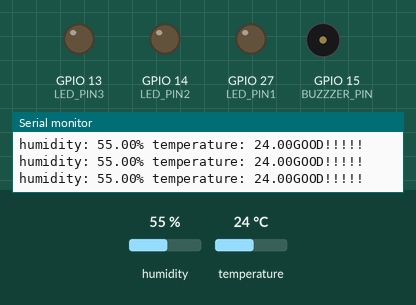
This sketch was run on a simulated ESP32. On the bench: output pins drawn as LEDs (lit = HIGH), buzzer (waves = sounding, pin HIGH), the last lines printed to the serial monitor. The test bench sets the inputs (shaded band); at power-on: temperature 24 °C, humidity 55 %.

Above: at 2.8 s.
2.9 s: temperature set to 27 °C
At 4.7 s:
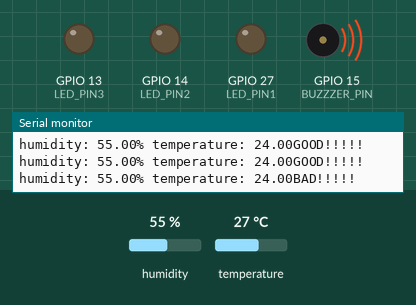
9.0 s: humidity set to 41 %
11.8 s: humidity set to 38 %
At 12.6 s:
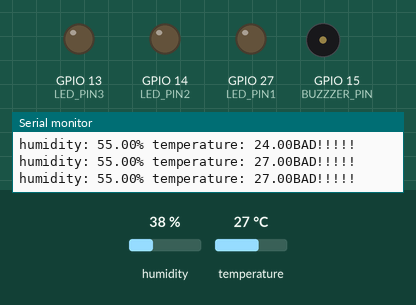
17.9 s: humidity set to 40 %
At 20.1 s:
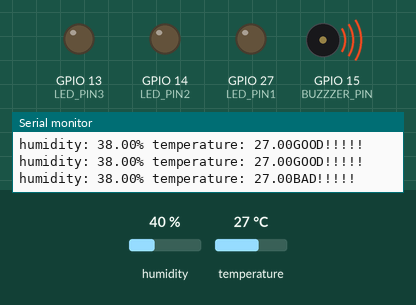
Timing chart, 0 to 24.9 s (numbered marks = the images above; inputs shaded):
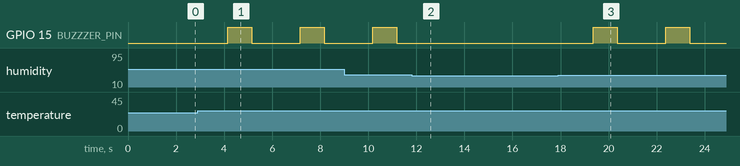

The sketch:

IOT_Project.ino
```cpp
#include <Adafruit_Sensor.h>
#include "DHT.h"
#define DHTPIN 25
#define GASPIN 12
#define DHTTYPE DHT11
#define LIGHT_SENSOR_PIN 26
#define LIGHT_THRESHOLD 2457
#define LED_PIN1 27
#define LED_PIN2 14
#define LED_PIN3 13
const int BUZZZER_PIN = 15;

DHT dht(DHTPIN, DHTTYPE);
void setup() {
  Serial.begin(9600);
  dht.begin();
  pinMode(LED_PIN1, OUTPUT);
  pinMode(LED_PIN2, OUTPUT);
  pinMode(LED_PIN3, OUTPUT);
  pinMode(BUZZZER_PIN, OUTPUT);

}

void loop() {
//   int analogValue = analogRead(LIGHT_SENSOR_PIN);
//   float gasread = analogRead(GASPIN);
//   Serial.println(gasread);
// if (analogValue < LIGHT_THRESHOLD) {
//   if(gasread < 400.00){
//     digitalWrite(LED_PIN1, LOW); // turn on LED
//     digitalWrite(LED_PIN2, LOW);
//     digitalWrite(LED_PIN3, HIGH);
//   }
//   else if(gasread >= 400 && gasread <= 1000){
//     digitalWrite(LED_PIN1, LOW); // turn on LED
//     digitalWrite(LED_PIN2, HIGH);
//     digitalWrite(LED_PIN3, LOW);
//   }
//   else if(gasread > 1000){
//     digitalWrite(LED_PIN1, HIGH); // turn on LED
//     digitalWrite(LED_PIN2, LOW);
//     digitalWrite(LED_PIN3, LOW);
//   }


//   }
// else {
//     digitalWrite(LED_PIN1, LOW); // turn on LED
//     digitalWrite(LED_PIN2, LOW);
//     digitalWrite(LED_PIN3, LOW);
//   }


  // Serial.print("Analog Value = ");
  // Serial.print(analogValue);
  // if (analogValue < 40) {
  //   Serial.println(" => Dark");
  // } else if (analogValue < 800) {
  //   Serial.println(" => Dim");
  // } else if (analogValue < 2000) {
  //   Serial.println(" => Light");
  // } else if (analogValue < 3200) {
  //   Serial.println(" => Bright");
  // } else {
  //   Serial.println(" => Very bright");
  // }


  float h = dht.readHumidity();
  float t = dht.readTemperature();
  if(isnan(h) || isnan(t))
  {
    Serial.println(F("Failed to read from DHT sensor!"));
    return;
  }
  if(h >= 40 && t >= 26){
    Serial.println("BAD!!!!!");
    digitalWrite(BUZZZER_PIN, HIGH);
    delay(1000);
    digitalWrite(BUZZZER_PIN, LOW);
    delay(2000);
  }
  else{
    Serial.println("GOOD!!!!!");
     digitalWrite(BUZZZER_PIN, LOW);
  }
  Serial.print(F("humidity: "));
  Serial.print(h);
  Serial.print(F("% temperature: "));
  Serial.print(t);
  // Serial.print(F("degrees Celsius"));
  //   float rzero = gasSensor.getRZero();
  // Serial.println(rzero);

}
```

Measured:
- the behaviour switches between 25 and 26 °C on temperature (found by bisection; images 0 and 1)
- the behaviour switches between 40 and 39 % on humidity (found by bisection; images 1 and 2)
- after the input at 2.9 s, GPIO 15 (BUZZZER_PIN): alternates HIGH for 1.0 s and LOW for 2.0 s, starting after 1.2 s
- after the input at 11.8 s, GPIO 15 (BUZZZER_PIN): stops changing and stays LOW
- after the input at 17.9 s, GPIO 15 (BUZZZER_PIN): alternates HIGH for 1.0 s and LOW for 2.0 s, starting after 1.5 s
